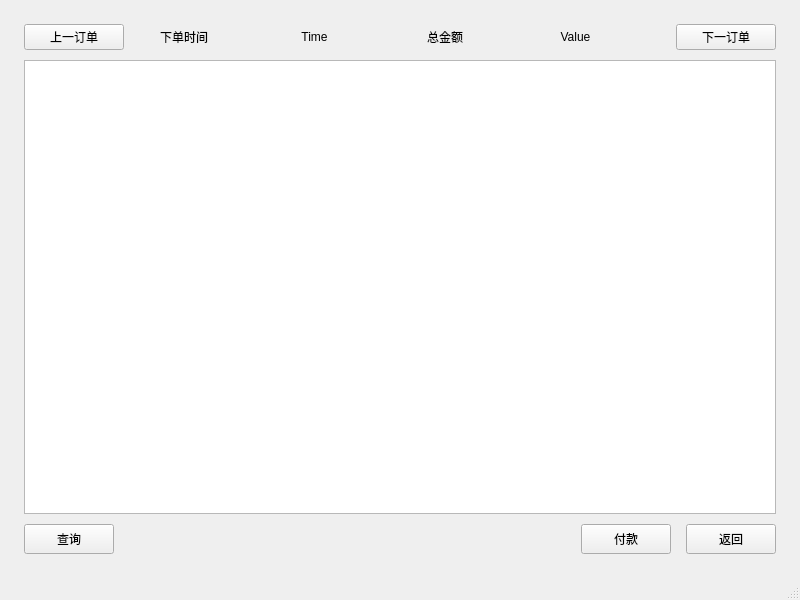
<?xml version="1.0" encoding="UTF-8"?>
<ui version="4.0">
 <class>OrderInfo</class>
 <widget class="QMainWindow" name="OrderInfo">
  <property name="geometry">
   <rect>
    <x>0</x>
    <y>0</y>
    <width>800</width>
    <height>600</height>
   </rect>
  </property>
  <property name="windowTitle">
   <string>MainWindow</string>
  </property>
  <widget class="QWidget" name="centralwidget">
   <layout class="QVBoxLayout" name="verticalLayout">
    <item>
     <layout class="QGridLayout" name="gridLayout">
      <property name="leftMargin">
       <number>15</number>
      </property>
      <property name="topMargin">
       <number>15</number>
      </property>
      <property name="rightMargin">
       <number>15</number>
      </property>
      <property name="bottomMargin">
       <number>15</number>
      </property>
      <property name="horizontalSpacing">
       <number>15</number>
      </property>
      <property name="verticalSpacing">
       <number>10</number>
      </property>
      <item row="0" column="0" colspan="4">
       <layout class="QHBoxLayout" name="horizontalLayout_3">
        <property name="spacing">
         <number>30</number>
        </property>
        <item>
         <widget class="QPushButton" name="pushButton_2">
          <property name="maximumSize">
           <size>
            <width>100</width>
            <height>16777215</height>
           </size>
          </property>
          <property name="text">
           <string>上一订单</string>
          </property>
         </widget>
        </item>
        <item>
         <layout class="QHBoxLayout" name="horizontalLayout_2">
          <item>
           <widget class="QLabel" name="label">
            <property name="maximumSize">
             <size>
              <width>60</width>
              <height>16777215</height>
             </size>
            </property>
            <property name="text">
             <string>&lt;html&gt;&lt;head/&gt;&lt;body&gt;&lt;p align=&quot;center&quot;&gt;下单时间&lt;/p&gt;&lt;/body&gt;&lt;/html&gt;</string>
            </property>
           </widget>
          </item>
          <item>
           <widget class="QLabel" name="OrderTime">
            <property name="text">
             <string>&lt;html&gt;&lt;head/&gt;&lt;body&gt;&lt;p align=&quot;center&quot;&gt;Time&lt;/p&gt;&lt;/body&gt;&lt;/html&gt;</string>
            </property>
           </widget>
          </item>
         </layout>
        </item>
        <item>
         <layout class="QHBoxLayout" name="horizontalLayout">
          <item>
           <widget class="QLabel" name="label_4">
            <property name="maximumSize">
             <size>
              <width>60</width>
              <height>16777215</height>
             </size>
            </property>
            <property name="text">
             <string>&lt;html&gt;&lt;head/&gt;&lt;body&gt;&lt;p align=&quot;center&quot;&gt;总金额&lt;/p&gt;&lt;/body&gt;&lt;/html&gt;</string>
            </property>
           </widget>
          </item>
          <item>
           <widget class="QLabel" name="TotalValue">
            <property name="text">
             <string>&lt;html&gt;&lt;head/&gt;&lt;body&gt;&lt;p align=&quot;center&quot;&gt;Value&lt;/p&gt;&lt;/body&gt;&lt;/html&gt;</string>
            </property>
           </widget>
          </item>
         </layout>
        </item>
        <item>
         <widget class="QPushButton" name="pushButton">
          <property name="maximumSize">
           <size>
            <width>100</width>
            <height>16777215</height>
           </size>
          </property>
          <property name="text">
           <string>下一订单</string>
          </property>
         </widget>
        </item>
       </layout>
      </item>
      <item row="1" column="0" colspan="4">
       <widget class="QTableView" name="OrderTable">
        <property name="minimumSize">
         <size>
          <width>0</width>
          <height>0</height>
         </size>
        </property>
        <property name="maximumSize">
         <size>
          <width>1000000</width>
          <height>1000000</height>
         </size>
        </property>
       </widget>
      </item>
      <item row="2" column="0">
       <widget class="QPushButton" name="FindOrder">
        <property name="minimumSize">
         <size>
          <width>90</width>
          <height>30</height>
         </size>
        </property>
        <property name="text">
         <string>查询</string>
        </property>
       </widget>
      </item>
      <item row="2" column="1">
       <spacer name="horizontalSpacer">
        <property name="orientation">
         <enum>Qt::Horizontal</enum>
        </property>
        <property name="sizeHint" stdset="0">
         <size>
          <width>338</width>
          <height>20</height>
         </size>
        </property>
       </spacer>
      </item>
      <item row="2" column="2">
       <widget class="QPushButton" name="PayButton">
        <property name="minimumSize">
         <size>
          <width>90</width>
          <height>30</height>
         </size>
        </property>
        <property name="text">
         <string>付款</string>
        </property>
       </widget>
      </item>
      <item row="2" column="3">
       <widget class="QPushButton" name="BackButton">
        <property name="minimumSize">
         <size>
          <width>90</width>
          <height>30</height>
         </size>
        </property>
        <property name="maximumSize">
         <size>
          <width>90</width>
          <height>30</height>
         </size>
        </property>
        <property name="toolTip">
         <string>&lt;html&gt;&lt;head/&gt;&lt;body&gt;&lt;p&gt;返回&lt;/p&gt;&lt;p&gt;&lt;br/&gt;&lt;/p&gt;&lt;/body&gt;&lt;/html&gt;</string>
        </property>
        <property name="layoutDirection">
         <enum>Qt::LeftToRight</enum>
        </property>
        <property name="text">
         <string>返回</string>
        </property>
       </widget>
      </item>
     </layout>
    </item>
   </layout>
  </widget>
  <widget class="QMenuBar" name="menubar">
   <property name="geometry">
    <rect>
     <x>0</x>
     <y>0</y>
     <width>800</width>
     <height>22</height>
    </rect>
   </property>
  </widget>
  <widget class="QStatusBar" name="statusbar"/>
 </widget>
 <resources/>
 <connections/>
</ui>
